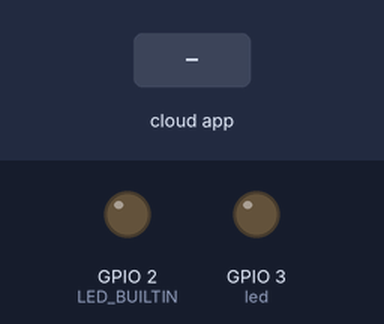
Bench run of a sketch on a simulated ESP32. Shown: output pins drawn as LEDs (lit = HIGH). Inputs (shaded band) come from the test bench. WiFi joins after 1.5 s; servers stay silent unless stated; no MQTT or app messages arrive unless stated; what the sketch prints to the serial monitor is not drawn.

Above: at 2.7 s.
2.8 s: the phone or cloud app sets light1 to 1
At 3.9 s:
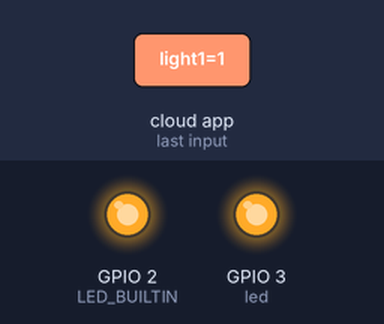
4.3 s: the phone or cloud app sets light1 to 0
At 4.6 s:
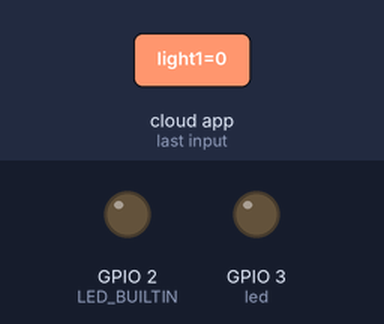
Timing chart, 0 to 7.3 s (numbered marks = the images above; inputs shaded):
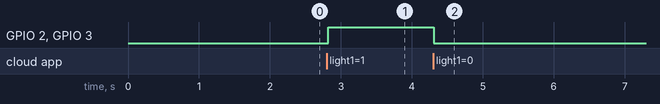

The sketch:

Adafruit_MQTT_LIGHT1.ino
```cpp
#include <WiFi.h>
#include "Adafruit_MQTT.h"
#include "Adafruit_MQTT_Client.h"

#define led D2

//int LED_BUILTIN = 2;

#define WLAN_SSID "Extreme 1"             // Your SSID
#define WLAN_PASS "BeExtreme"        // Your password

/************************* Adafruit.io Setup *********************************/

#define AIO_SERVER      "io.adafruit.com"
#define AIO_SERVERPORT  1883                   // use 8883 for SSL
#define AIO_USERNAME    "extreme_1"            // Replace it with your username
#define AIO_KEY         "aio_Ojpe69j1sZ5dSj9T01iyE66xkHoD"   // Replace with your Project Auth Key

/************ Global State (you don't need to change this!) ******************/

// Create an ESP8266 WiFiClient class to connect to the MQTT server.
WiFiClient client;
// or... use WiFiFlientSecure for SSL
//WiFiClientSecure client;

// Setup the MQTT client class by passing in the WiFi client and MQTT server and login details.
Adafruit_MQTT_Client mqtt(&client, AIO_SERVER, AIO_SERVERPORT, AIO_USERNAME, AIO_KEY);

/****************************** Feeds ***************************************/


// Setup a feed called 'onoff' for subscribing to changes.
Adafruit_MQTT_Subscribe Light1 = Adafruit_MQTT_Subscribe(&mqtt, AIO_USERNAME"/feeds/light1"); // FeedName

void MQTT_connect();

void setup() {
  Serial.begin(115200);
  pinMode(led, OUTPUT);
  pinMode(LED_BUILTIN, OUTPUT);
  // Connect to WiFi access point.
  Serial.println(); Serial.println();
  Serial.print("Connecting to ");
  Serial.println(WLAN_SSID);

  WiFi.begin(WLAN_SSID, WLAN_PASS);
  while (WiFi.status() != WL_CONNECTED) {
    delay(500);
    Serial.print(".");
  }
  Serial.println();

  Serial.println("WiFi connected");
  Serial.println("IP address: ");
  Serial.println(WiFi.localIP());


  // Setup MQTT subscription for onoff feed.
  mqtt.subscribe(&Light1);
}

void loop() {

  MQTT_connect();


  Adafruit_MQTT_Subscribe *subscription;
  while ((subscription = mqtt.readSubscription(20000))) {
    if (subscription == &Light1) {
      Serial.print(F("Got: "));
      Serial.println((char *)Light1.lastread);
      int Light1_State = atoi((char *)Light1.lastread);
      digitalWrite(led, Light1_State);
      digitalWrite(LED_BUILTIN, Light1_State);
    }
  }
}

void MQTT_connect() {
  int8_t ret;
  // Stop if already connected.
  if (mqtt.connected()) {
    return;
  }
  Serial.print("Connecting to MQTT... ");
  uint8_t retries = 3;
  while ((ret = mqtt.connect()) != 0) { // connect will return 0 for connected
    Serial.println(mqtt.connectErrorString(ret));
    Serial.println("Retrying MQTT connection in 5 seconds...");
    mqtt.disconnect();
    delay(5000);  // wait 5 seconds
    retries--;
    if (retries == 0) {
      // basically die and wait for WDT to reset me
      while (1);
    }
  }
  Serial.println("MQTT Connected!");
}
```

Measured:
- after the input at 2.8 s, GPIO 2 (LED_BUILTIN), GPIO 3 (led): LOW → HIGH at once
- after the input at 4.3 s, GPIO 2 (LED_BUILTIN), GPIO 3 (led): HIGH → LOW at once
